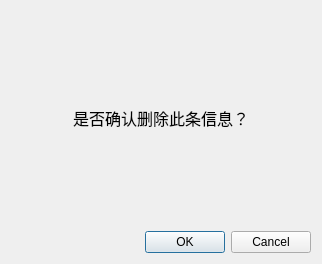
<?xml version="1.0" encoding="UTF-8"?>
<ui version="4.0">
 <class>Dialog</class>
 <widget class="QDialog" name="Dialog">
  <property name="geometry">
   <rect>
    <x>0</x>
    <y>0</y>
    <width>322</width>
    <height>264</height>
   </rect>
  </property>
  <property name="windowTitle">
   <string>Dialog</string>
  </property>
  <layout class="QGridLayout" name="gridLayout">
   <item row="0" column="0">
    <spacer name="horizontalSpacer">
     <property name="orientation">
      <enum>Qt::Horizontal</enum>
     </property>
     <property name="sizeHint" stdset="0">
      <size>
       <width>55</width>
       <height>20</height>
      </size>
     </property>
    </spacer>
   </item>
   <item row="0" column="1">
    <widget class="QLabel" name="label">
     <property name="minimumSize">
      <size>
       <width>0</width>
       <height>0</height>
      </size>
     </property>
     <property name="font">
      <font>
       <pointsize>12</pointsize>
      </font>
     </property>
     <property name="text">
      <string>是否确认删除此条信息？</string>
     </property>
    </widget>
   </item>
   <item row="0" column="2">
    <spacer name="horizontalSpacer_2">
     <property name="orientation">
      <enum>Qt::Horizontal</enum>
     </property>
     <property name="sizeHint" stdset="0">
      <size>
       <width>55</width>
       <height>20</height>
      </size>
     </property>
    </spacer>
   </item>
   <item row="1" column="0" colspan="3">
    <widget class="QDialogButtonBox" name="buttonBox">
     <property name="orientation">
      <enum>Qt::Horizontal</enum>
     </property>
     <property name="standardButtons">
      <set>QDialogButtonBox::Cancel|QDialogButtonBox::Ok</set>
     </property>
    </widget>
   </item>
  </layout>
 </widget>
 <resources/>
 <connections>
  <connection>
   <sender>buttonBox</sender>
   <signal>accepted()</signal>
   <receiver>Dialog</receiver>
   <slot>accept()</slot>
   <hints>
    <hint type="sourcelabel">
     <x>248</x>
     <y>254</y>
    </hint>
    <hint type="destinationlabel">
     <x>157</x>
     <y>274</y>
    </hint>
   </hints>
  </connection>
  <connection>
   <sender>buttonBox</sender>
   <signal>rejected()</signal>
   <receiver>Dialog</receiver>
   <slot>reject()</slot>
   <hints>
    <hint type="sourcelabel">
     <x>316</x>
     <y>260</y>
    </hint>
    <hint type="destinationlabel">
     <x>286</x>
     <y>274</y>
    </hint>
   </hints>
  </connection>
 </connections>
</ui>
